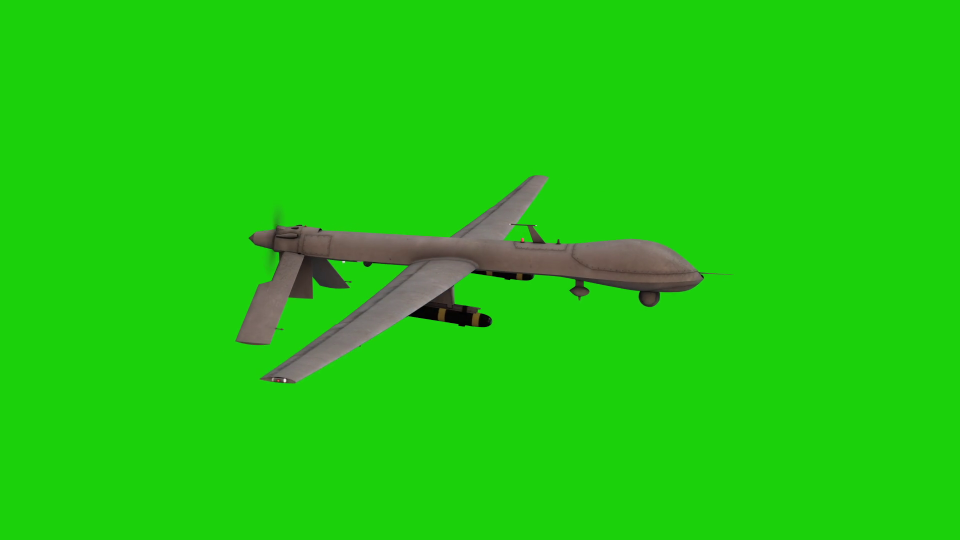
#> input picture frame 51 of lab3/drone.mp4, 1920 x 1080 px (shown at 1/2 size)
$ python lab3.py
#> lines starting #> are read from the running program, lines starting #| are printed output that depends on the picture; after the words box and inside, x2 and y2 are one past the last pixel; in counts of white or black regions, pixels touching at a corner belong together; pictures that were not available may be replaced by others from this repository, and a replacement may not be noted
import cv2
import numpy as np

FOREGROUND_VIDEO_PATH = "drone.mp4"
BACKGROUND_VIDEO_PATH = "earth_view.mp4"
PROCESSED_VIDEO_PATH = "output1.mp4"
PROCESSED_VIDEO_PATH_2 = "output2.mp4"


class GreenScreen:
    def __init__(self):
        self.cap1 = cv2.VideoCapture(FOREGROUND_VIDEO_PATH)
        self.cap2 = cv2.VideoCapture(BACKGROUND_VIDEO_PATH)
        fourcc = cv2.VideoWriter_fourcc(*'mp4v')
        self.frame_count = int(self.cap1.get(cv2.CAP_PROP_FRAME_COUNT))
        self.frame_width = int(self.cap1.get(cv2.CAP_PROP_FRAME_WIDTH))
        self.frame_height = int(self.cap1.get(cv2.CAP_PROP_FRAME_HEIGHT))
        self.fps = self.cap1.get(cv2.CAP_PROP_FPS)
        # will use foreground video as size ref
        self.out = cv2.VideoWriter(PROCESSED_VIDEO_PATH, fourcc, self.fps, (self.frame_width, self.frame_height))
        self.out2 = cv2.VideoWriter(PROCESSED_VIDEO_PATH_2, fourcc, self.fps, (self.frame_width, self.frame_height))
        self.frame = np.zeros((self.frame_width, self.frame_height))
        self.frame2 = np.zeros((self.frame_width, self.frame_height))
        self.lower_green = (36, 50, 50)
        self.upper_green = (86, 255, 255)

    def process(self):
        while True:
            ret1, foreground_frame = self.cap1.read()
#> foreground_frame is the input picture: shape (1080, 1920, 3); mean B, G, R 15.6, 202, 31.6
            ret2, background_frame = self.cap2.read()
            if not ret1 or not ret2:
                break
            background_frame = cv2.resize(background_frame, (self.frame_width, self.frame_height))
            self.frame = self.replace_background(foreground_frame, background_frame)

            back_frame_th = self.threshold(background_frame)
            for_frame_blur = self.add_blur(foreground_frame)

            self.frame2 = self.replace_background(for_frame_blur, back_frame_th)

            cv2.imshow("Video", self.frame)
            cv2.imshow("Video2", self.frame2)
            self.out.write(self.frame)
            self.out2.write(self.frame2)

            if cv2.waitKey(1) & 0xFF == ord('q'):
                break

        self.cap1.release()
        self.cap2.release()
        self.out.release()
        self.out2.release()
        cv2.destroyAllWindows()

    def replace_background(self, foreground, background):
        hsv = cv2.cvtColor(foreground, cv2.COLOR_BGR2HSV)
#> hsv: shape (1080, 1920, 3); mean H, S, V 55.7, 230.5, 202.7
        green_mask = cv2.inRange(hsv, self.lower_green, self.upper_green)
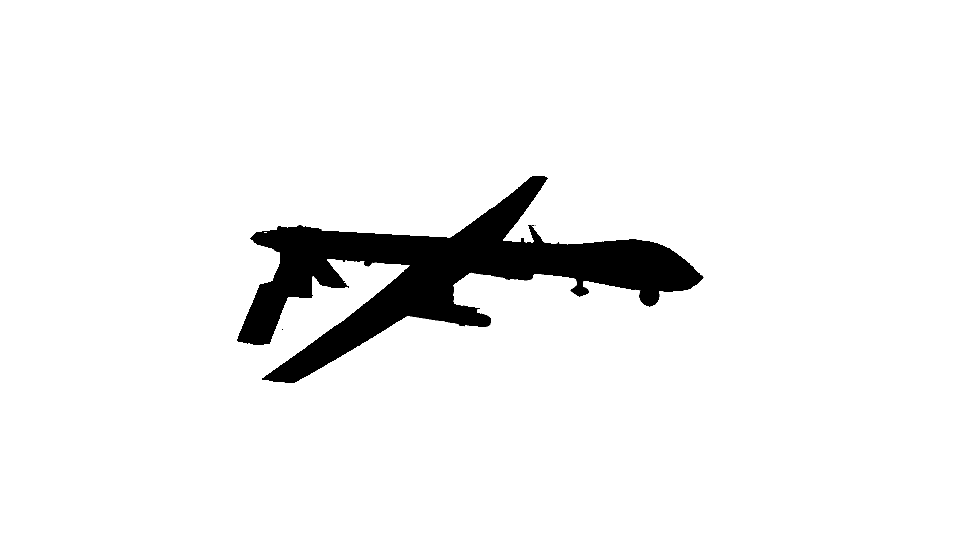
#> green_mask: shape (1080, 1920) (shown at 1/2 size); 94.3% white; 18 black regions (17 under 20 px), largest, box (x1, y1, x2, y2) and area: (474, 352, 1407, 766) 117819
        foreground_cpy = foreground.copy()
        background_cpy = background.copy()
        foreground_cpy[green_mask > 0] = [0, 0, 0]
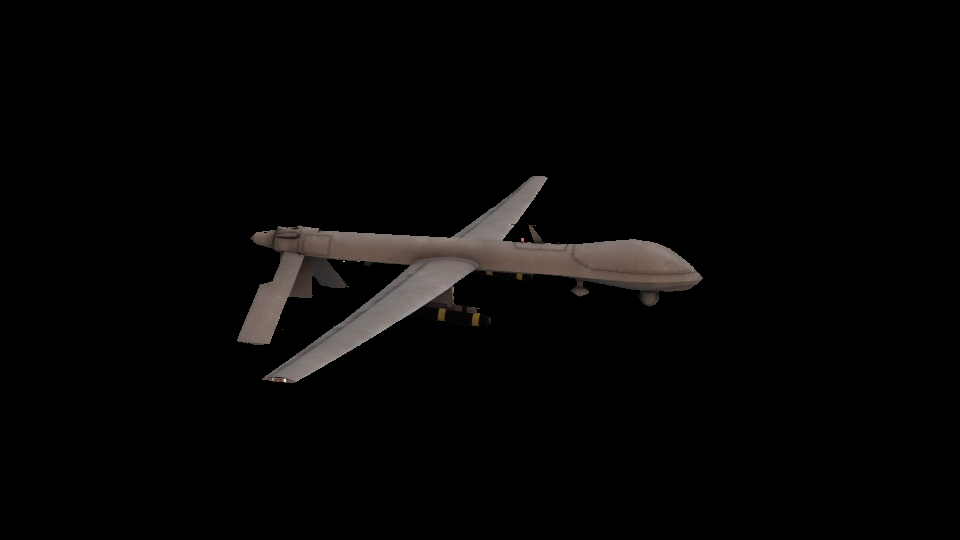
#> foreground_cpy: shape (1080, 1920, 3) (shown at 1/2 size); mean B, G, R 5, 5.3, 6
        if len(background_cpy.shape) == 2:
            background_cpy = cv2.cvtColor(background_cpy, cv2.COLOR_GRAY2BGR)
        background_cpy[green_mask == 0] = [0, 0, 0]
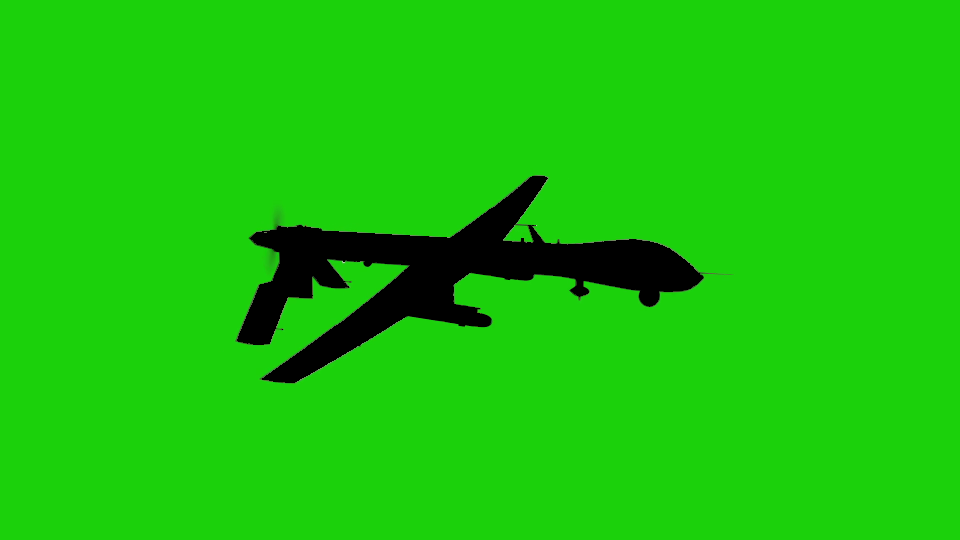
#> background_cpy: shape (1080, 1920, 3) (shown at 1/2 size); 5.68% of pixels changed, all inside (x1, y1, x2, y2) = (474, 352, 1407, 766)
        foreground_cpy += background_cpy
        return foreground_cpy

    def add_blur(self, frame):
        kernel = np.ones((15, 15), np.float32) / 225
        blurred = cv2.filter2D(frame, -1, kernel)
        return blurred

    def threshold(self, frame):
        grayscaled = cv2.cvtColor(frame, cv2.COLOR_BGR2GRAY)
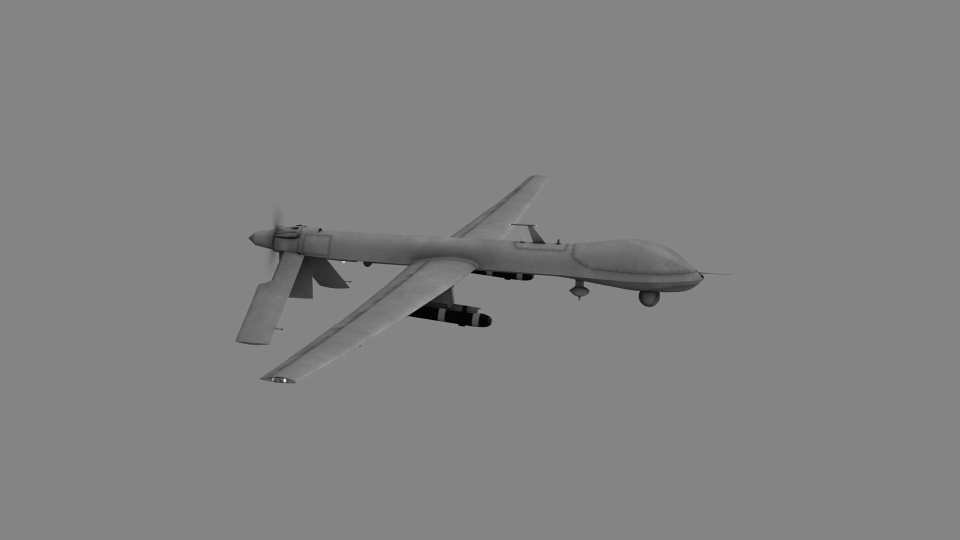
#> grayscaled: shape (1080, 1920) (shown at 1/2 size); min 0, max 251, mean 129.8
        th = cv2.adaptiveThreshold(grayscaled, 255, cv2.ADAPTIVE_THRESH_GAUSSIAN_C, cv2.THRESH_BINARY, 115, 1)
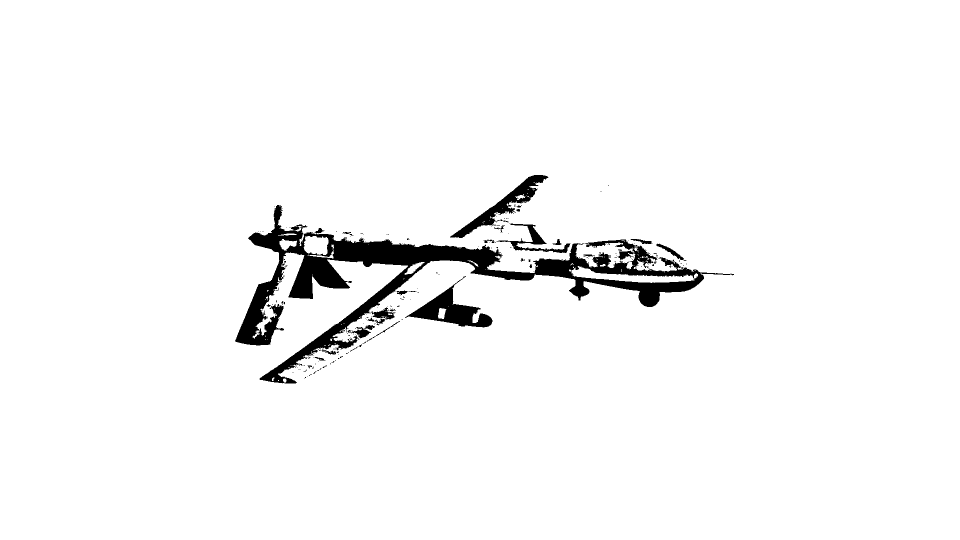
#> th: shape (1080, 1920) (shown at 1/2 size); 96.6% white; 216 black regions (185 under 20 px), largest, box (x1, y1, x2, y2) and area: (470, 410, 1468, 767) 55373, (810, 552, 985, 655) 5660, (900, 350, 1097, 476) 4748
        return th


if __name__ == "__main__":
    grs = GreenScreen()
    grs.process()
#> in replace_background (call 2), `hsv = cv2.cvtColor(foreground, cv2.COLOR_BGR2HSV)`: hsv: shape (1080, 1920, 3); mean H, S, V 55.7, 230.9, 202.6
#> in replace_background (call 2), `green_mask = cv2.inRange(hsv, self.lower_green, self.upper_green)`: green_mask: shape (1080, 1920); 95.2% white; 1 black region, box (x1, y1, x2, y2) and area: (481, 356, 1399, 760) 100319
#> in replace_background (call 2), `background_cpy[green_mask == 0] = [0, 0, 0]`:
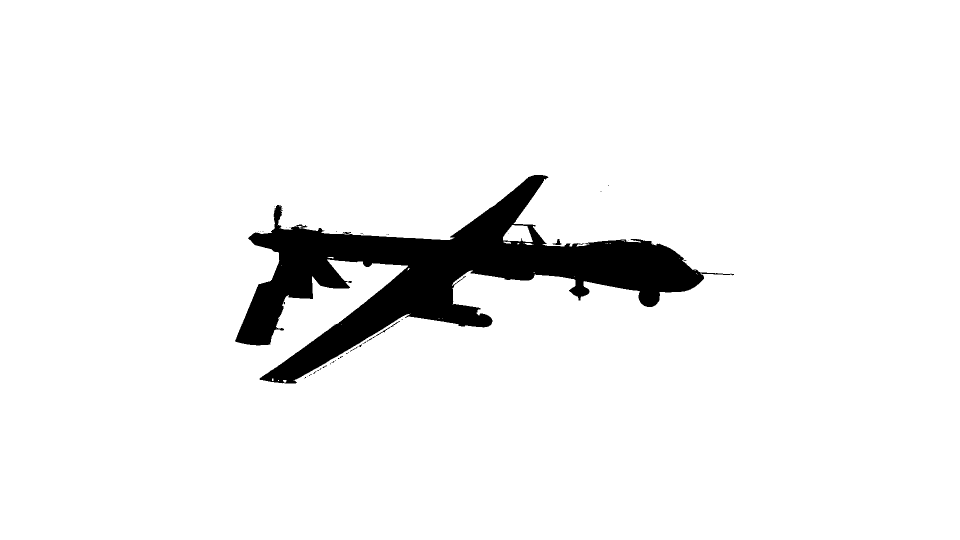
#> background_cpy: shape (1080, 1920, 3) (shown at 1/2 size); 94.3% white; 44 black regions (38 under 20 px), largest, box (x1, y1, x2, y2) and area: (470, 350, 1468, 767) 118348, (746, 642, 800, 676) 102, (1105, 478, 1123, 490) 95, (685, 464, 702, 468) 42, (700, 693, 716, 703) 22, (733, 675, 745, 683) 21
#> in replace_background (call 2), `foreground_cpy += background_cpy`:
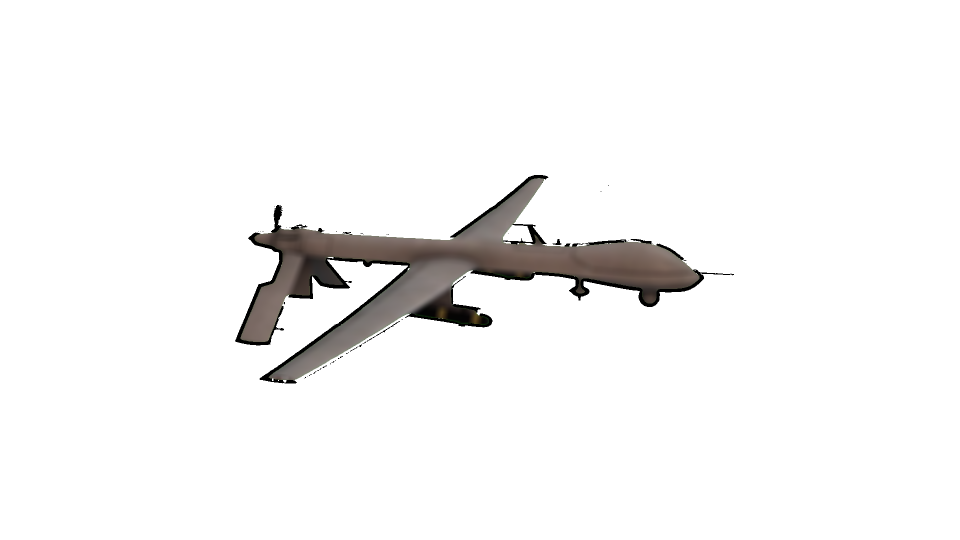
#> foreground_cpy: shape (1080, 1920, 3) (shown at 1/2 size); mean B, G, R 244.7, 245, 245.5
#> (key q is pressed here)

$ run again, starting later in the video
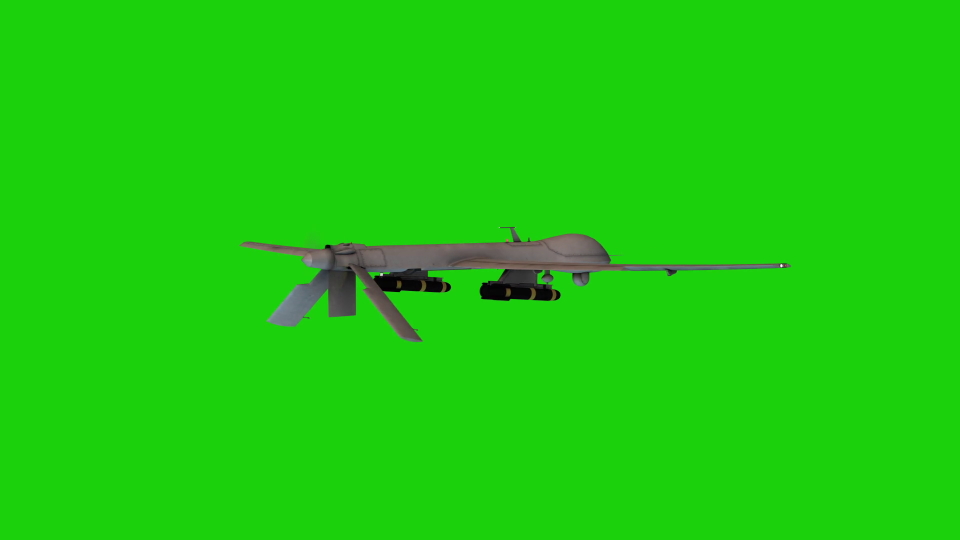
#> input picture frame 233 of lab3/drone.mp4, 1920 x 1080 px (shown at 1/2 size)
#> in process, foreground_frame is the input picture: shape (1080, 1920, 3); mean B, G, R 13.4, 204.7, 29.1
#> hsv: shape (1080, 1920, 3); mean H, S, V 57.5, 235.3, 204.9
#> in replace_background, `green_mask = cv2.inRange(hsv, self.lower_green, self.upper_green)`:
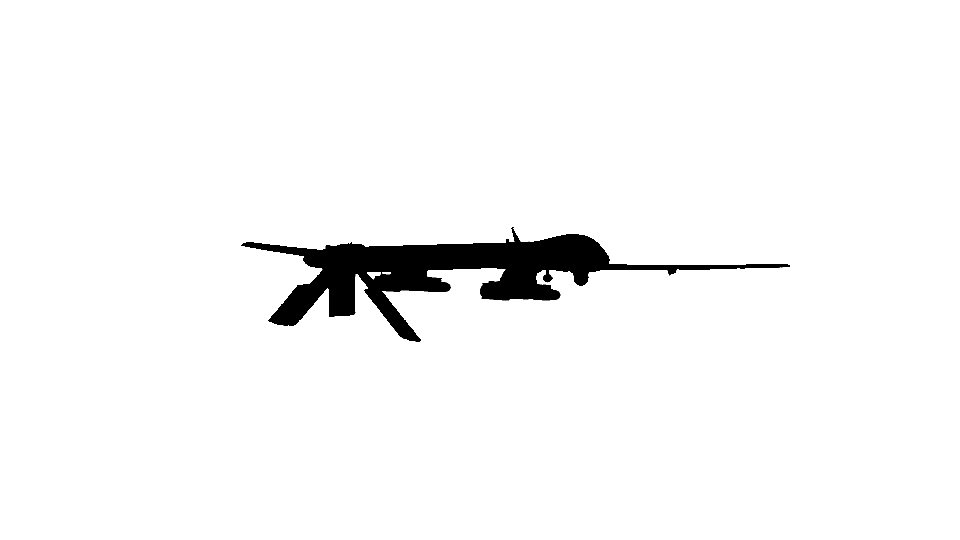
#> green_mask: shape (1080, 1920) (shown at 1/2 size); 96.8% white; 8 black regions (7 under 20 px), largest, box (x1, y1, x2, y2) and area: (482, 454, 1580, 684) 66100
#> th: shape (1080, 1920); 97.5% white; 28 black regions (23 under 20 px), largest, box (x1, y1, x2, y2) and area: (478, 453, 1583, 684) 43940, (959, 538, 1121, 602) 6257, (1140, 541, 1203, 573) 821, (1083, 540, 1107, 561) 270, (1111, 540, 1137, 545) 55
#> hsv: shape (1080, 1920, 3); mean H, S, V 57.4, 235.5, 204.8
#> green_mask: shape (1080, 1920); 97.6% white; 4 black regions (1 under 20 px), largest, box (x1, y1, x2, y2) and area: (518, 473, 1243, 678) 49027, (1335, 535, 1352, 542) 82, (1092, 553, 1099, 559) 33
#> in replace_background (call 2), `foreground_cpy += background_cpy`:
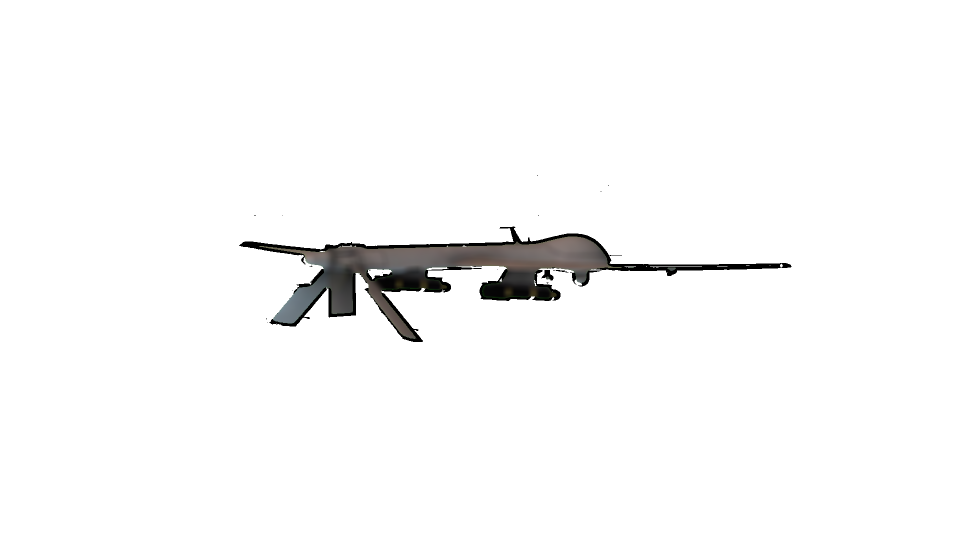
#> foreground_cpy: shape (1080, 1920, 3) (shown at 1/2 size); mean B, G, R 248.6, 248.7, 248.8

$ run again, starting later in the video
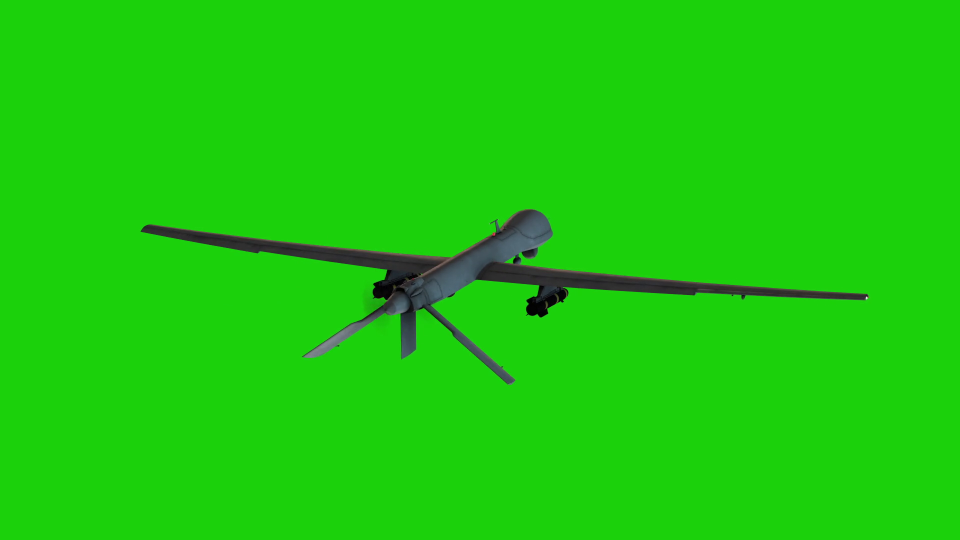
#> input picture frame 415 of lab3/drone.mp4, 1920 x 1080 px (shown at 1/2 size)
#> in process, foreground_frame is the input picture: shape (1080, 1920, 3); mean B, G, R 13, 203.5, 28.1
#> hsv: shape (1080, 1920, 3); mean H, S, V 58.7, 234.8, 203.7
#> in replace_background, `green_mask = cv2.inRange(hsv, self.lower_green, self.upper_green)`:
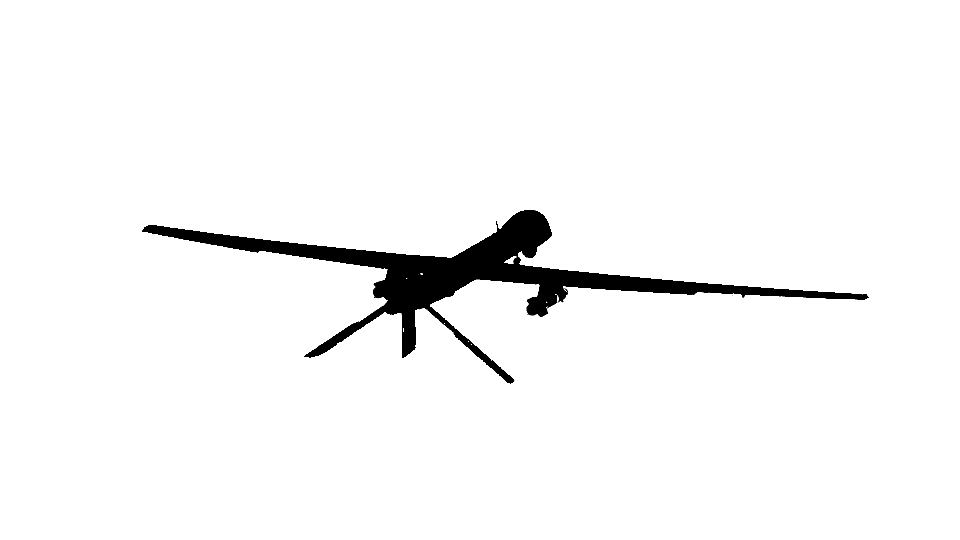
#> green_mask: shape (1080, 1920) (shown at 1/2 size); 96.6% white; 14 black regions (13 under 20 px), largest, box (x1, y1, x2, y2) and area: (284, 420, 1738, 768) 70397
#> th: shape (1080, 1920); 97% white; 38 black regions (33 under 20 px), largest, box (x1, y1, x2, y2) and area: (281, 418, 1738, 770) 58650, (603, 590, 795, 716) 3425, (1043, 495, 1076, 516) 462, (1026, 508, 1042, 528) 198, (821, 562, 830, 570) 47
#> hsv: shape (1080, 1920, 3); mean H, S, V 58.5, 235.5, 203.6
#> green_mask: shape (1080, 1920); 97.8% white; 16 black regions (14 under 20 px), largest, box (x1, y1, x2, y2) and area: (295, 425, 1664, 706) 44860, (623, 646, 727, 709) 881
#> in replace_background (call 2), `foreground_cpy += background_cpy`:
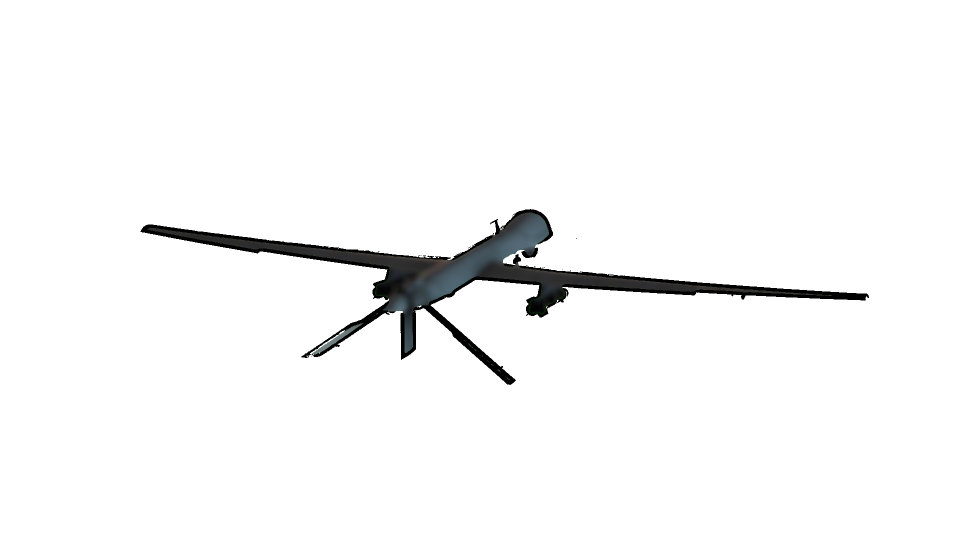
#> foreground_cpy: shape (1080, 1920, 3) (shown at 1/2 size); mean B, G, R 247.3, 247.3, 247.1
